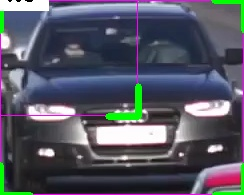
#> input picture ScreenShots/car_4.0.jpg, 244 x 195 px
$ python -i plateDetection.py   (imports and definitions only)
#> lines starting #> are read from the running program, lines starting #| are printed output that depends on the picture; after the words box and inside, x2 and y2 are one past the last pixel; in counts of white or black regions, pixels touching at a corner belong together
import numpy as np
import imutils
import easyocr
import cv2
from matplotlib import pyplot as plt


def detectAnprFromImage(path):
#> called with path = '../ScreenShots/car_4.0.jpg'
    print("Hello")
    # Converts colorful image to black and white image
    img = cv2.imread(path)
#> img is the input picture: shape (195, 244, 3); mean B, G, R 99.1, 86.5, 84.7
    gray = cv2.cvtColor(img, cv2.COLOR_BGR2GRAY)
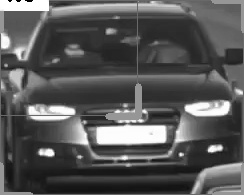
#> gray: shape (195, 244); min 0, max 255, mean 87.4
    # plt.imshow(cv2.cvtColor(gray, cv2.COLOR_BGR2RGB))
    # Draws whole picture of image
    bfilter = cv2.bilateralFilter(gray, 11, 17, 17)  # Noise Reduction
    edged = cv2.Canny(bfilter, 30, 200)  # Edge detection
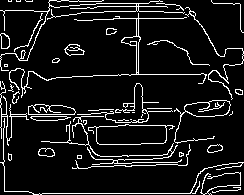
#> edged: shape (195, 244); 9.7% white in thin lines or dots
    # plt.imshow(cv2.cvtColor(edged, cv2.COLOR_BGR2RGB))

    keyPoints = cv2.findContours(edged.copy(), cv2.RETR_TREE, cv2.CHAIN_APPROX_SIMPLE)
#> keyPoints = 68 contours, 39 with area under 20; largest, box (x1, y1, x2, y2) and area: (88, 124, 175, 145) 1278, (96, 124, 167, 145) 1270, (174, 100, 231, 144) 598, (184, 100, 231, 117) 571, (28, 104, 76, 115) 398
    contours = imutils.grab_contours(keyPoints)
#> contours has the same summary as keyPoints
    contours = sorted(contours, key=cv2.contourArea, reverse=True)[:10]
#> contours = 10 contours; largest, box (x1, y1, x2, y2) and area: (88, 124, 175, 145) 1278, (96, 124, 167, 145) 1270, (174, 100, 231, 144) 598, (184, 100, 231, 117) 571, (28, 104, 76, 115) 398
    # Detects ANPR location and returns location coordinates
    location = None
    for contour in contours:
        approx = cv2.approxPolyDP(contour, 10, True)
        if len(approx) == 4:
            location = approx
            break
#> this loop made 1 pass
#> location on pass 1: [[88, 130], [99, 144], [163, 143], [174, 126]]

    # Mask behind of a ANPR
    mask = np.zeros(gray.shape, dtype="uint8")  # Creating black mask
    new_img = cv2.drawContours(mask, [location], 0, 255, -1)  # Telling which part not to include
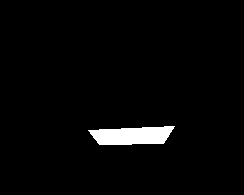
#> new_img: shape (195, 244); 2.6% white; 1 white region, box (x1, y1, x2, y2) and area: (88, 126, 175, 145) 1255
    new_img = cv2.bitwise_and(img, img, mask=mask)
#> new_img: shape (195, 244, 3)
    cv2.imshow("name", new_img)
    cv2.waitKey(0)

    # Crop the ANPR and get coordinates x1, y1, x2, y2
    (x, y) = np.where(mask == 255)
#> x = 1255 values from 126 to 144; y = 1255 values, max 174 at index 10, min 88 at index 170, mean 131.8
    (x1, y1) = (np.min(x), np.min(y))
#> x1 = 126; y1 = 88
    (x2, y2) = (np.max(x), np.max(y))
#> x2 = 144; y2 = 174
    cropped_img = gray[x1:x2 + 1, y1:y2 + 1]
    print(f'{x1},{y1},{x2},{y2}')
#| 126,88,144,174
    # Convert ANPR to String
#> (the run stopped early here; a loop or call above may not have finished)
